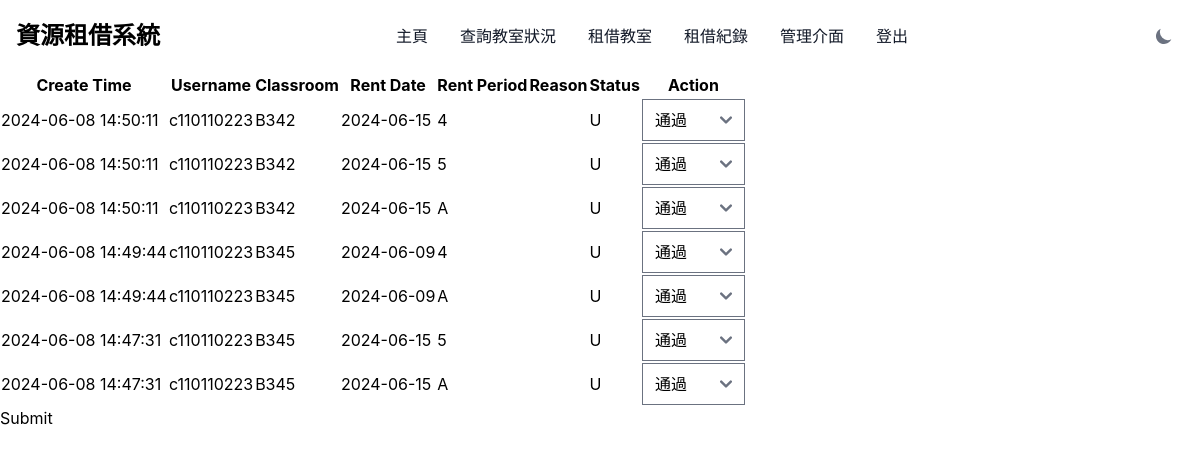
Page /admin_center.php (signed in) on the committed database.
### tables this page shows
CREATE TABLE `rental_table` (
  `create_time` datetime NOT NULL DEFAULT curtime(),
  `username` varchar(20) DEFAULT NULL,
  `classroom` varchar(20) NOT NULL DEFAULT '',
  `rent_date` date NOT NULL DEFAULT '1990-01-01',
  `rent_period` varchar(10) NOT NULL DEFAULT '0',
  `reason` text DEFAULT NULL,
  `rent_status` enum('Y','N','U') DEFAULT 'U'
);

### admin_center.php (the view, shortened to what this page needs)
<?php
$conn = require_once "config.php";
$sql = "SELECT * FROM rental_table";
$result = $conn->query($sql);
?>
<!DOCTYPE html>
<html lang="en">
<head>
    <link href="https://cdnjs.cloudflare.com/ajax/libs/flowbite/2.3.0/flowbite.min.css" rel="stylesheet" />
</head>
<body class="bg-white dark:bg-gray-900">
    <?php include 'components\navigaion.php'; ?>
    <?php if ($result->num_rows > 0): ?>
        <form action="approve.php" method="post">
            <table border="1">
                <tr>
                    <th>Create Time</th>
                    <th>Username</th>
                    <th>Classroom</th>
                    <th>Rent Date</th>
                    <th>Rent Period</th>
                    <th>Reason</th>
                    <th>Status</th>
                    <th>Action</th>
                </tr>
                <?php while($row = $result->fetch_assoc()): ?>
                    <tr>
                        <td><?php echo $row['create_time']; ?></td>
                        <td><?php echo $row['username']; ?></td>
                        <td><?php echo $row['classroom']; ?></td>
                        <td><?php echo $row['rent_date']; ?></td>
                        <td><?php echo $row['rent_period']; ?></td>
                        <td><?php echo $row['reason']; ?></td>
                        <td><?php echo $row['rent_status']; ?></td>
                        <td>
                            <?php if ($row['rent_status'] == 'U'): ?>
                                <select name="status[<?php echo $row['create_time']; ?>]">
                                    <option value="Y">通過</option>
                                </select>
                            <?php else: ?>
                                已審核
                            <?php endif; ?>
                        </td>
                    </tr>
                <?php endwhile; ?>
            </table>
            <input type="submit" value="Submit">
        </form>
    <?php else: ?>
        <p>No rentals found.</p>
    <?php endif; ?>
</body>
</html>

### rows in the picture
rental_table: create_time "2024-06-08 14:50:11", username "c110110223", classroom "B342", rent_date "2024-06-15", rent_period "4", rent_status "U", create_time "通過"
rental_table: create_time "2024-06-08 14:50:11", username "c110110223", classroom "B342", rent_date "2024-06-15", rent_period "5", rent_status "U", create_time "通過"
rental_table: create_time "2024-06-08 14:50:11", username "c110110223", classroom "B342", rent_date "2024-06-15", rent_period "A", rent_status "U", create_time "通過"
rental_table: create_time "2024-06-08 14:49:44", username "c110110223", classroom "B345", rent_date "2024-06-09", rent_period "4", rent_status "U", create_time "通過"
rental_table: create_time "2024-06-08 14:49:44", username "c110110223", classroom "B345", rent_date "2024-06-09", rent_period "A", rent_status "U", create_time "通過"
rental_table: create_time "2024-06-08 14:47:31", username "c110110223", classroom "B345", rent_date "2024-06-15", rent_period "5", rent_status "U", create_time "通過"
rental_table: create_time "2024-06-08 14:47:31", username "c110110223", classroom "B345", rent_date "2024-06-15", rent_period "A", rent_status "U", create_time "通過"
